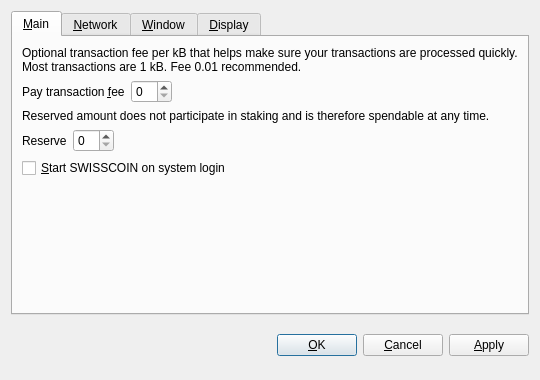
<?xml version="1.0" encoding="UTF-8"?>
<ui version="4.0">
 <class>OptionsDialog</class>
 <widget class="QDialog" name="OptionsDialog">
  <property name="geometry">
   <rect>
    <x>0</x>
    <y>0</y>
    <width>540</width>
    <height>380</height>
   </rect>
  </property>
  <property name="windowTitle">
   <string>Options</string>
  </property>
  <property name="modal">
   <bool>true</bool>
  </property>
  <layout class="QVBoxLayout" name="verticalLayout">
   <item>
    <widget class="QTabWidget" name="tabWidget">
     <property name="tabPosition">
      <enum>QTabWidget::North</enum>
     </property>
     <property name="currentIndex">
      <number>0</number>
     </property>
     <widget class="QWidget" name="tabMain">
      <attribute name="title">
       <string>&amp;Main</string>
      </attribute>
      <layout class="QVBoxLayout" name="verticalLayout_Main">
       <item>
        <widget class="QLabel" name="transactionFeeInfoLabel">
         <property name="text">
          <string>Optional transaction fee per kB that helps make sure your transactions are processed quickly. Most transactions are 1 kB. Fee 0.01 recommended.</string>
         </property>
         <property name="textFormat">
          <enum>Qt::PlainText</enum>
         </property>
         <property name="wordWrap">
          <bool>true</bool>
         </property>
        </widget>
       </item>
       <item>
        <layout class="QHBoxLayout" name="horizontalLayoutFee">
         <item>
          <widget class="QLabel" name="transactionFeeLabel">
           <property name="text">
            <string>Pay transaction &amp;fee</string>
           </property>
           <property name="textFormat">
            <enum>Qt::PlainText</enum>
           </property>
           <property name="buddy">
            <cstring>transactionFee</cstring>
           </property>
          </widget>
         </item>
         <item>
          <widget class="BitcoinAmountField" name="transactionFee"/>
         </item>
         <item>
          <spacer name="horizontalSpacerFee">
           <property name="orientation">
            <enum>Qt::Horizontal</enum>
           </property>
           <property name="sizeHint" stdset="0">
            <size>
             <width>40</width>
             <height>20</height>
            </size>
           </property>
          </spacer>
         </item>
        </layout>
       </item>
       <item>
        <widget class="QLabel" name="reserveBalanceInfoLabel">
         <property name="text">
          <string>Reserved amount does not participate in staking and is therefore spendable at any time.</string>
         </property>
         <property name="textFormat">
          <enum>Qt::PlainText</enum>
         </property>
         <property name="wordWrap">
          <bool>true</bool>
         </property>
        </widget>
       </item>
       <item>
        <layout class="QHBoxLayout" name="horizontalLayoutReserveBalance">
         <item>
          <widget class="QLabel" name="reserveBalanceLabel">
           <property name="text">
            <string>Reserve</string>
           </property>
           <property name="textFormat">
            <enum>Qt::PlainText</enum>
           </property>
           <property name="buddy">
            <cstring>reserveBalance</cstring>
           </property>
          </widget>
         </item>
         <item>
          <widget class="BitcoinAmountField" name="reserveBalance"/>
         </item>
         <item>
          <spacer name="horizontalSpacerReserveBalance">
           <property name="orientation">
            <enum>Qt::Horizontal</enum>
           </property>
           <property name="sizeHint" stdset="0">
            <size>
             <width>40</width>
             <height>20</height>
            </size>
           </property>
          </spacer>
         </item>
        </layout>
       </item>
       <item>
        <widget class="QCheckBox" name="bitcoinAtStartup">
         <property name="toolTip">
          <string>Automatically start SWISSCOIN after logging in to the system.</string>
         </property>
         <property name="text">
          <string>&amp;Start SWISSCOIN on system login</string>
         </property>
        </widget>
       </item>
       <item>
        <spacer name="verticalSpacer_Main">
         <property name="orientation">
          <enum>Qt::Vertical</enum>
         </property>
         <property name="sizeHint" stdset="0">
          <size>
           <width>20</width>
           <height>40</height>
          </size>
         </property>
        </spacer>
       </item>
      </layout>
     </widget>
     <widget class="QWidget" name="tabNetwork">
      <attribute name="title">
       <string>&amp;Network</string>
      </attribute>
      <layout class="QVBoxLayout" name="verticalLayout_Network">
       <item>
        <widget class="QCheckBox" name="mapPortUpnp">
         <property name="toolTip">
          <string>Automatically open the SWISSCOIN client port on the router. This only works when your router supports UPnP and it is enabled.</string>
         </property>
         <property name="text">
          <string>Map port using &amp;UPnP</string>
         </property>
        </widget>
       </item>
       <item>
        <widget class="QCheckBox" name="connectSocks">
         <property name="toolTip">
          <string>Connect to the SWISSCOIN network through a SOCKS5 proxy (e.g. when connecting through Tor).</string>
         </property>
         <property name="text">
          <string>&amp;Connect through SOCKS5 proxy:</string>
         </property>
        </widget>
       </item>
       <item>
        <layout class="QHBoxLayout" name="horizontalLayout_Network">
         <item>
          <widget class="QLabel" name="proxyIpLabel">
           <property name="text">
            <string>Proxy &amp;IP:</string>
           </property>
           <property name="textFormat">
            <enum>Qt::PlainText</enum>
           </property>
           <property name="buddy">
            <cstring>proxyIp</cstring>
           </property>
          </widget>
         </item>
         <item>
          <widget class="QValidatedLineEdit" name="proxyIp">
           <property name="maximumSize">
            <size>
             <width>140</width>
             <height>16777215</height>
            </size>
           </property>
           <property name="toolTip">
            <string>IP address of the proxy (e.g. 127.0.0.1)</string>
           </property>
          </widget>
         </item>
         <item>
          <widget class="QLabel" name="proxyPortLabel">
           <property name="text">
            <string>&amp;Port:</string>
           </property>
           <property name="textFormat">
            <enum>Qt::PlainText</enum>
           </property>
           <property name="buddy">
            <cstring>proxyPort</cstring>
           </property>
          </widget>
         </item>
         <item>
          <widget class="QLineEdit" name="proxyPort">
           <property name="maximumSize">
            <size>
             <width>55</width>
             <height>16777215</height>
            </size>
           </property>
           <property name="toolTip">
            <string>Port of the proxy (e.g. 9050)</string>
           </property>
          </widget>
         </item>
         <item>
          <spacer name="horizontalSpacer_Network">
           <property name="orientation">
            <enum>Qt::Horizontal</enum>
           </property>
           <property name="sizeHint" stdset="0">
            <size>
             <width>40</width>
             <height>20</height>
            </size>
           </property>
          </spacer>
         </item>
        </layout>
       </item>
       <item>
        <spacer name="verticalSpacer_Network">
         <property name="orientation">
          <enum>Qt::Vertical</enum>
         </property>
         <property name="sizeHint" stdset="0">
          <size>
           <width>20</width>
           <height>40</height>
          </size>
         </property>
        </spacer>
       </item>
      </layout>
     </widget>
     <widget class="QWidget" name="tabWindow">
      <attribute name="title">
       <string>&amp;Window</string>
      </attribute>
      <layout class="QVBoxLayout" name="verticalLayout_Window">
       <item>
        <widget class="QCheckBox" name="minimizeToTray">
         <property name="toolTip">
          <string>Show only a tray icon after minimizing the window.</string>
         </property>
         <property name="text">
          <string>&amp;Minimize to the tray instead of the taskbar</string>
         </property>
        </widget>
       </item>
       <item>
        <widget class="QCheckBox" name="minimizeOnClose">
         <property name="toolTip">
          <string>Minimize instead of exit the application when the window is closed. When this option is enabled, the application will be closed only after selecting Quit in the menu.</string>
         </property>
         <property name="text">
          <string>M&amp;inimize on close</string>
         </property>
        </widget>
       </item>
       <item>
        <spacer name="verticalSpacer_Window">
         <property name="orientation">
          <enum>Qt::Vertical</enum>
         </property>
         <property name="sizeHint" stdset="0">
          <size>
           <width>20</width>
           <height>40</height>
          </size>
         </property>
        </spacer>
       </item>
      </layout>
     </widget>
     <widget class="QWidget" name="tabDisplay">
      <attribute name="title">
       <string>&amp;Display</string>
      </attribute>
      <layout class="QVBoxLayout" name="verticalLayout_Display">
       <item>
        <layout class="QHBoxLayout" name="horizontalLayout_1_Display">
         <item>
          <widget class="QLabel" name="langLabel">
           <property name="text">
            <string>User Interface &amp;language:</string>
           </property>
           <property name="textFormat">
            <enum>Qt::PlainText</enum>
           </property>
           <property name="buddy">
            <cstring>lang</cstring>
           </property>
          </widget>
         </item>
         <item>
          <widget class="QValueComboBox" name="lang">
           <property name="toolTip">
            <string>The user interface language can be set here. This setting will take effect after restarting SWISSCOIN.</string>
           </property>
          </widget>
         </item>
        </layout>
       </item>
       <item>
        <layout class="QHBoxLayout" name="horizontalLayout_2_Display">
         <item>
          <widget class="QLabel" name="unitLabel">
           <property name="text">
            <string>&amp;Unit to show amounts in:</string>
           </property>
           <property name="textFormat">
            <enum>Qt::PlainText</enum>
           </property>
           <property name="buddy">
            <cstring>unit</cstring>
           </property>
          </widget>
         </item>
         <item>
          <widget class="QValueComboBox" name="unit">
           <property name="toolTip">
            <string>Choose the default subdivision unit to show in the interface and when sending coins.</string>
           </property>
          </widget>
         </item>
        </layout>
       </item>
       <item>
        <widget class="QCheckBox" name="coinControlFeatures">
         <property name="toolTip">
          <string>Whether to show coin control features or not.</string>
         </property>
         <property name="text">
          <string>Display coin &amp;control features (experts only!)</string>
         </property>
        </widget>
       </item>
       <item>
        <widget class="QCheckBox" name="useBlackTheme">
         <property name="text">
          <string>Use black visual theme (requires restart)</string>
         </property>
        </widget>
       </item>
       <item>
        <spacer name="verticalSpacer_Display">
         <property name="orientation">
          <enum>Qt::Vertical</enum>
         </property>
         <property name="sizeHint" stdset="0">
          <size>
           <width>20</width>
           <height>40</height>
          </size>
         </property>
        </spacer>
       </item>
      </layout>
     </widget>
    </widget>
   </item>
   <item>
    <layout class="QHBoxLayout" name="horizontalLayout_Buttons">
     <item>
      <spacer name="horizontalSpacer_1">
       <property name="orientation">
        <enum>Qt::Horizontal</enum>
       </property>
       <property name="sizeHint" stdset="0">
        <size>
         <width>40</width>
         <height>48</height>
        </size>
       </property>
      </spacer>
     </item>
     <item>
      <widget class="QLabel" name="statusLabel">
       <property name="font">
        <font>
         <weight>75</weight>
         <bold>true</bold>
        </font>
       </property>
       <property name="text">
        <string/>
       </property>
       <property name="textFormat">
        <enum>Qt::PlainText</enum>
       </property>
       <property name="wordWrap">
        <bool>true</bool>
       </property>
      </widget>
     </item>
     <item>
      <spacer name="horizontalSpacer_2">
       <property name="orientation">
        <enum>Qt::Horizontal</enum>
       </property>
       <property name="sizeHint" stdset="0">
        <size>
         <width>40</width>
         <height>48</height>
        </size>
       </property>
      </spacer>
     </item>
     <item>
      <widget class="QPushButton" name="okButton">
       <property name="text">
        <string>&amp;OK</string>
       </property>
      </widget>
     </item>
     <item>
      <widget class="QPushButton" name="cancelButton">
       <property name="text">
        <string>&amp;Cancel</string>
       </property>
       <property name="autoDefault">
        <bool>false</bool>
       </property>
      </widget>
     </item>
     <item>
      <widget class="QPushButton" name="applyButton">
       <property name="text">
        <string>&amp;Apply</string>
       </property>
       <property name="autoDefault">
        <bool>false</bool>
       </property>
      </widget>
     </item>
    </layout>
   </item>
  </layout>
 </widget>
 <customwidgets>
  <customwidget>
   <class>BitcoinAmountField</class>
   <extends>QSpinBox</extends>
   <header>bitcoinamountfield.h</header>
  </customwidget>
  <customwidget>
   <class>QValueComboBox</class>
   <extends>QComboBox</extends>
   <header>qvaluecombobox.h</header>
  </customwidget>
  <customwidget>
   <class>QValidatedLineEdit</class>
   <extends>QLineEdit</extends>
   <header>qvalidatedlineedit.h</header>
  </customwidget>
 </customwidgets>
 <resources/>
 <connections/>
</ui>
